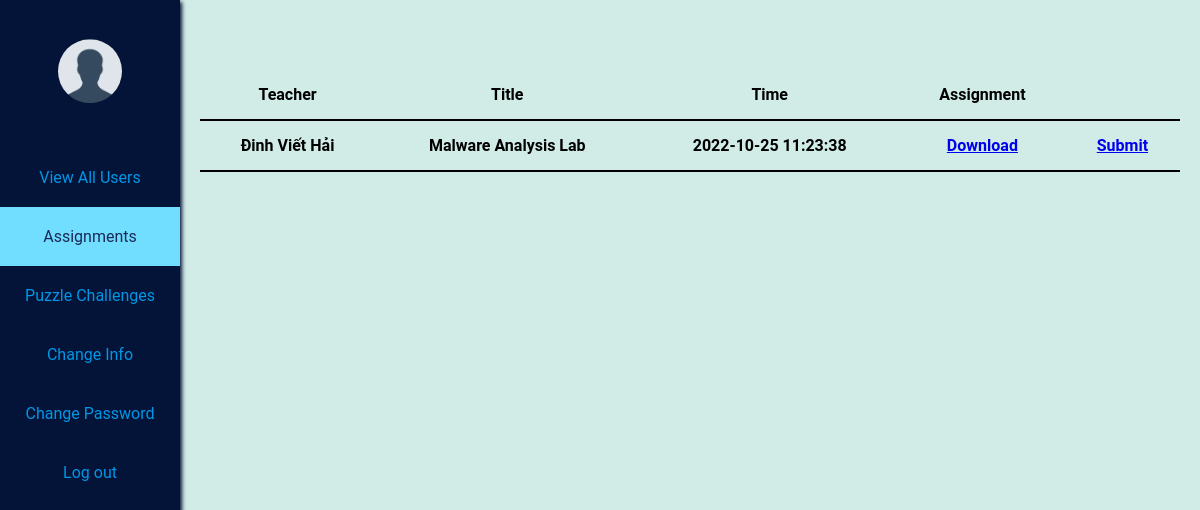
Screenshot of /student/assignment_show.php with the database file from the repository.
### tables this page shows
CREATE TABLE `tblassignment` (
  `id` int(11) NOT NULL,
  `title` varchar(255) NOT NULL,
  `idteacher` int(11) NOT NULL,
  `filename` varchar(255) NOT NULL,
  `updateon` datetime NOT NULL
);

CREATE TABLE `tbluser` (
  `id` int(11) NOT NULL,
  `username` varchar(255) NOT NULL,
  `password` varchar(255) NOT NULL,
  `pos` int(11) NOT NULL,
  `name` varchar(128) NOT NULL,
  `pnumber` varchar(16) NOT NULL,
  `email` varchar(128) NOT NULL,
  `avatar` varchar(128) NOT NULL
);

### student/assignment_show.php (the view, shortened to what this page needs)
<?php
include("../config/connect.php");
$assignment_list = "";
$sql = "SELECT * FROM tblassignment, tbluser WHERE tblassignment.idteacher=tbluser.id";
$result = $conn->query($sql);
while($row = $result->fetch_array(MYSQLI_NUM)) {
    $assignment_list .= "<th>".$row[9]."</th>";
    $assignment_list .= "<th>".$row[1]."</th>";
    $assignment_list .= "<th>".$row[4]."</th>";
    $assignment_list .= "<th> <a href='../uploads/".$row[3]."' download>Download</th>";
    $assignment_list .= "<th> <a href='assignment_upload.php?id=".$row[0]."'> Submit </a> </th>";
    $assignment_list .= "</tr>";
}
?>
<!DOCTYPE html>
<html lang="en">
<head>
    <link rel="stylesheet" href="student_style.css">
</head>
<body>
    <div class="sidebar" >
        <ul class="menu">
            <li>
                <?php
                    $id = $_SESSION["id"];
                    $sql = "SELECT * FROM tbluser WHERE id = '$id'";
                    $result = $conn->query($sql);
                    $row = $result->fetch_array(MYSQLI_NUM);
                    echo '<a href="index.php"> <img src="../image/avatars/'.($row[7] ? $row[7] : "default-avatar.png").'" class="avatar" alt=""> </a>';
                ?>
            </li>
            <li>
                <a href="index.php">
                </a>
            </li>
            <li>
                <a href="user.php" >View All Users</a>
            </li>
            <li>
                <a href="assignment_show.php" class="darkblue">Assignments</a>
            </li>
            <li>
                <a href="challenge.php" >Puzzle Challenges</a>
            </li>
			<li>
                <a href="changeinfo.php" >Change Info</a>
            </li>
			<li>
                <a href="changepwd.php" >Change Password</a>
			</li>
			<li>
                <a href="../logout.php">Log out</a>
            </li>
        </ul>
	</div>
    <div class="content" id="assignment">
        <div id="asgm-scroll" class="assignment-list">
            <table>
                <tr>
                    <th>Teacher</th>
                    <th>Title</th>
                    <th>Time</th>
                    <th>Assignment</th>
                    <th></th>
                </tr>
                <?php
                    echo $assignment_list;
                ?>
            </table>
        </div>
    </div>
</body>
</html>

### student/student_style.css (style rules this page uses)
* { margin: 0; padding: 0; font-family: "Roboto", sans-serif; }
.sidebar { height: 100%; width: 180px; position: fixed; z-index: 1; top: 0; left: 0; background-color: #041338; overflow-x: hidden; font-size: 16px; box-shadow: 2px 2px 4px #041338; }
img.avatar { height: 64px; width: 64px; border-radius: 50%; cursor: pointer; transform: translateY(30%); padding: 0 60px; }
.sidebar .menu { margin-top: 0px; }
.sidebar .menu li { list-style-type: none; display: flex; justify-content: center; width: 100%; }
.sidebar .menu li a { display: block; padding: 20px 0; text-decoration: none; color: #0097e6; text-align: center; flex: 1; }
.darkblue { background-color: #71deff!important; color: #192a56!important; opacity: 100%; }
.content { margin-left: 180px; padding: 20px; box-sizing: border-box; font-size: 14px; height: 100vh; background: #d1ebe6; }
.content .students-list table, .content .assignment-list table, .content .assignmentSubmitted-list table { width: 100%; position: relative; top: 50px; }
.content .students-list table, th, td, .content .assignment-list table, th, td { border-bottom: 2px solid black; border-collapse: collapse; background: none; padding: 15px; font-size: 16px; }
.students-list__edit, .students-list__delete, .send-message, .assignment-list, .assignmentSubmitted-list { text-decoration: none; }
.assignment-list { overflow-y: scroll; font-size: 16px!important; height: 680px; width: 100%; }
.content .assignmentSubmitted-list table, th, td { border-bottom: 2px solid black; border-collapse: collapse; background: none; padding: 15px; font-size: 16px; margin-top: -68px; }

### rows the page displays
tblassignment: tbluser.name "Đinh Viết Hải", title "Malware Analysis Lab", updateon "2022-10-25 11:23:38"
